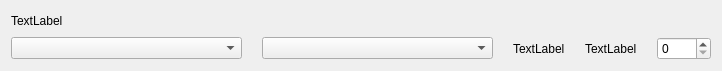
<?xml version="1.0" encoding="UTF-8"?>
<ui version="4.0">
 <class>TaskWidget</class>
 <widget class="QWidget" name="TaskWidget">
  <property name="geometry">
   <rect>
    <x>0</x>
    <y>0</y>
    <width>722</width>
    <height>71</height>
   </rect>
  </property>
  <property name="windowTitle">
   <string>Form</string>
  </property>
  <layout class="QGridLayout" name="gridLayout">
   <property name="horizontalSpacing">
    <number>20</number>
   </property>
   <item row="1" column="1">
    <widget class="QComboBox" name="status_box">
     <property name="sizePolicy">
      <sizepolicy hsizetype="Expanding" vsizetype="Fixed">
       <horstretch>0</horstretch>
       <verstretch>0</verstretch>
      </sizepolicy>
     </property>
    </widget>
   </item>
   <item row="1" column="3">
    <widget class="QLabel" name="time">
     <property name="text">
      <string>TextLabel</string>
     </property>
    </widget>
   </item>
   <item row="0" column="0" colspan="3">
    <widget class="QLabel" name="task_name">
     <property name="text">
      <string>TextLabel</string>
     </property>
    </widget>
   </item>
   <item row="1" column="0">
    <widget class="QComboBox" name="priority_box">
     <property name="sizePolicy">
      <sizepolicy hsizetype="Expanding" vsizetype="Fixed">
       <horstretch>0</horstretch>
       <verstretch>0</verstretch>
      </sizepolicy>
     </property>
    </widget>
   </item>
   <item row="1" column="2">
    <widget class="QLabel" name="executor">
     <property name="text">
      <string>TextLabel</string>
     </property>
    </widget>
   </item>
   <item row="1" column="4">
    <widget class="QSpinBox" name="dedicatedhours_box">
     <property name="sizePolicy">
      <sizepolicy hsizetype="Minimum" vsizetype="Fixed">
       <horstretch>0</horstretch>
       <verstretch>0</verstretch>
      </sizepolicy>
     </property>
     <property name="minimumSize">
      <size>
       <width>40</width>
       <height>0</height>
      </size>
     </property>
     <property name="wrapping">
      <bool>false</bool>
     </property>
     <property name="buttonSymbols">
      <enum>QAbstractSpinBox::UpDownArrows</enum>
     </property>
     <property name="accelerated">
      <bool>false</bool>
     </property>
     <property name="showGroupSeparator" stdset="0">
      <bool>false</bool>
     </property>
     <property name="minimum">
      <number>0</number>
     </property>
     <property name="maximum">
      <number>1000</number>
     </property>
     <property name="value">
      <number>0</number>
     </property>
    </widget>
   </item>
  </layout>
 </widget>
 <resources/>
 <connections/>
</ui>
